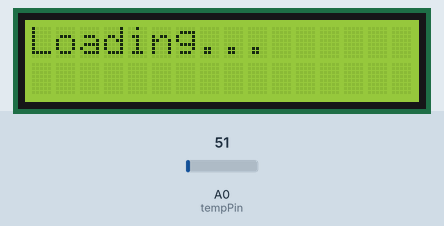
Recording of a sketch running on a simulated Arduino Uno, built with avr-gcc and run on an emulated ATmega328P. On the bench: 16×2 character LCD. The inputs (shaded band) are chosen by the test bench; at power-on: A0 (tempPin) = 51.

Above: at 1.6 s.
At 3.7 s:
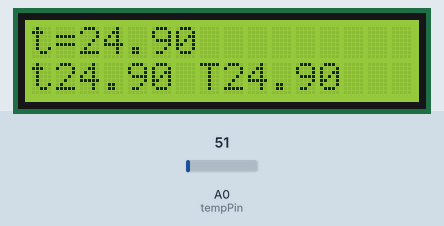
3.8 s: A0 (tempPin) set to 61
At 5.6 s:
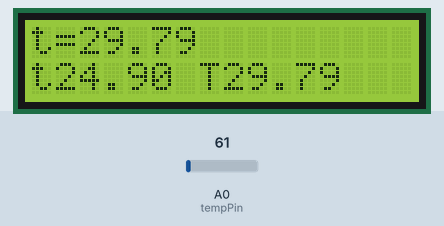
7.0 s: A0 (tempPin) set to 71
At 8.9 s:
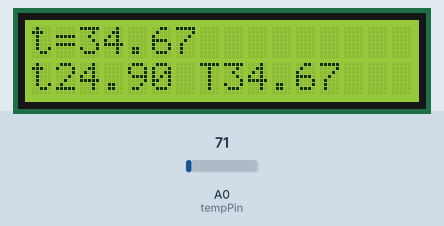
10.2 s: A0 (tempPin) set to 86
At 13.2 s:
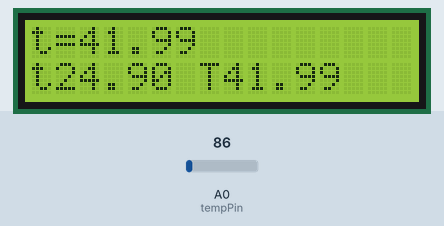
Timing chart, 0 to 14.7 s (numbered marks = the images above; inputs shaded):
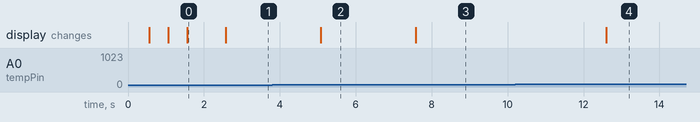

Measured:
- after the input at 3.8 s, the display: changes after 1.3 s (image 2)
- after the input at 7.0 s, the display: changes after 0.58 s (image 3)
- after the input at 10.2 s, the display: changes after 2.4 s (image 4)
- what the display in image 0 shows lasts 1.0 s, from 1.6 s to 2.6 s

The sketch:

sketch_temp_to_LCD.ino
```cpp
#include <LiquidCrystal.h>
LiquidCrystal lcd(12, 11, 5, 4, 3, 2); // инициализируем LCD, указывая контакты данных
// задаем переменные
int Count = 0;                  // счетчик обновлений
int tempPin = 0;                // пин куда подключен датчик
float tempc = 0;                // переменная для температуры
float maxi = 0, mini = 30;      // max/min значения температуры

void setup() {
  // красивая "загрузка" программы при старте :)
  lcd.begin(16, 2);
  lcd.print("Loading");
  delay(500);                // ждем 0.5 секунды
  lcd.print(".");
  delay(500);                // ждем 0.5 секунды
  lcd.print(".");
  delay(500);                // ждем 0.5 секунды
  lcd.print(".");
  delay(1000);               // ждем 1 секунду
  lcd.clear();               //очистка экрана
}

void loop() {
  lcd.clear();               //очистка экрана
  // считываем и вычисляем температуру
  tempc = 0.48828125 * analogRead(tempPin) ;
  if(tempc > maxi) {
    maxi = tempc;
  } // max температура?

  if(tempc < mini) {
    mini = tempc;
  } // min температура?

  lcd.setCursor(0, 0);     // устанавливаем курсор в 0-ом
  // столбце, 1 строке (начинается с 0)
  lcd.print("t=");
  lcd.print(tempc);        // выводим текущую температуру
  lcd.setCursor(0, 1);     // устанавливаем курсор в 0-ом столбце, 2 строке
  lcd.print("t");        // обозначение минимальной температры
  lcd.print(mini);         // выводим min температуру
  lcd.print(" T");         // обозначение максимальной температуры
  lcd.print(maxi);         // выводим max температуру
  delay(5*500);   // задержка перед повторением измерений
  Count++;         // инкремент счетчика измерений
}
```
